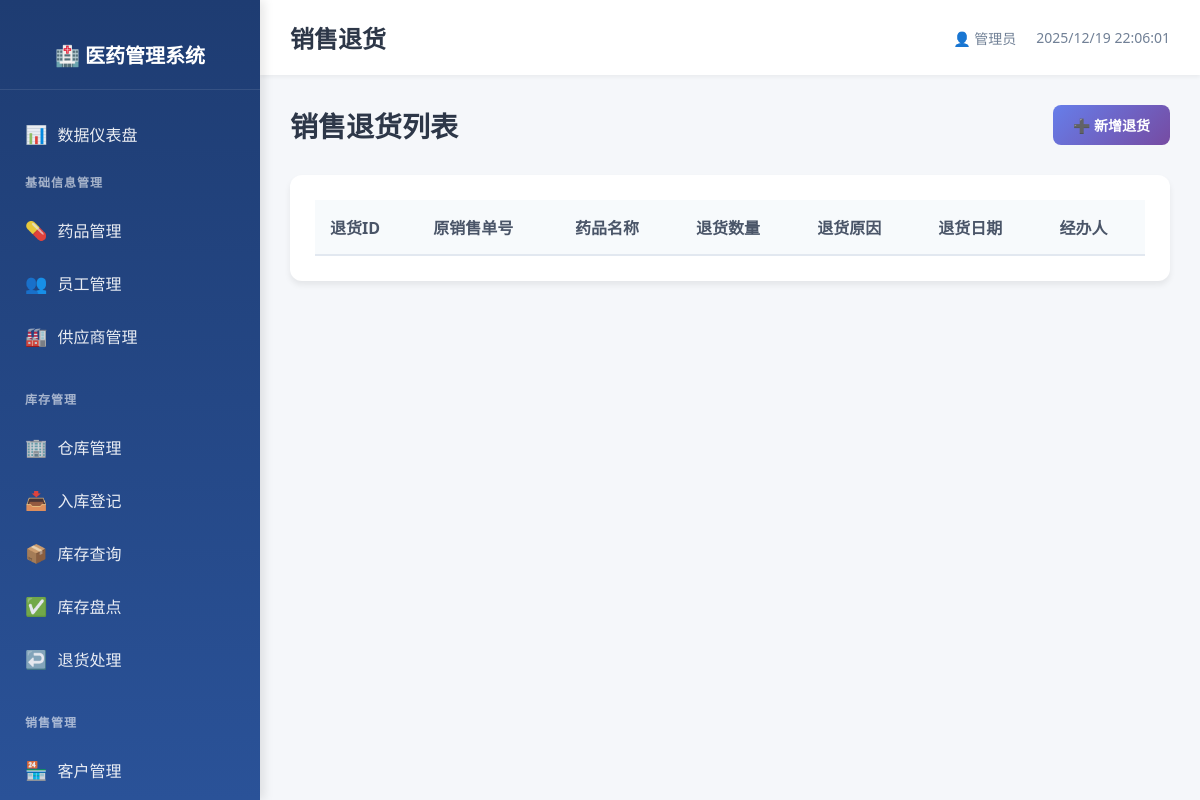
The page /sales/return on the database as committed earlier.
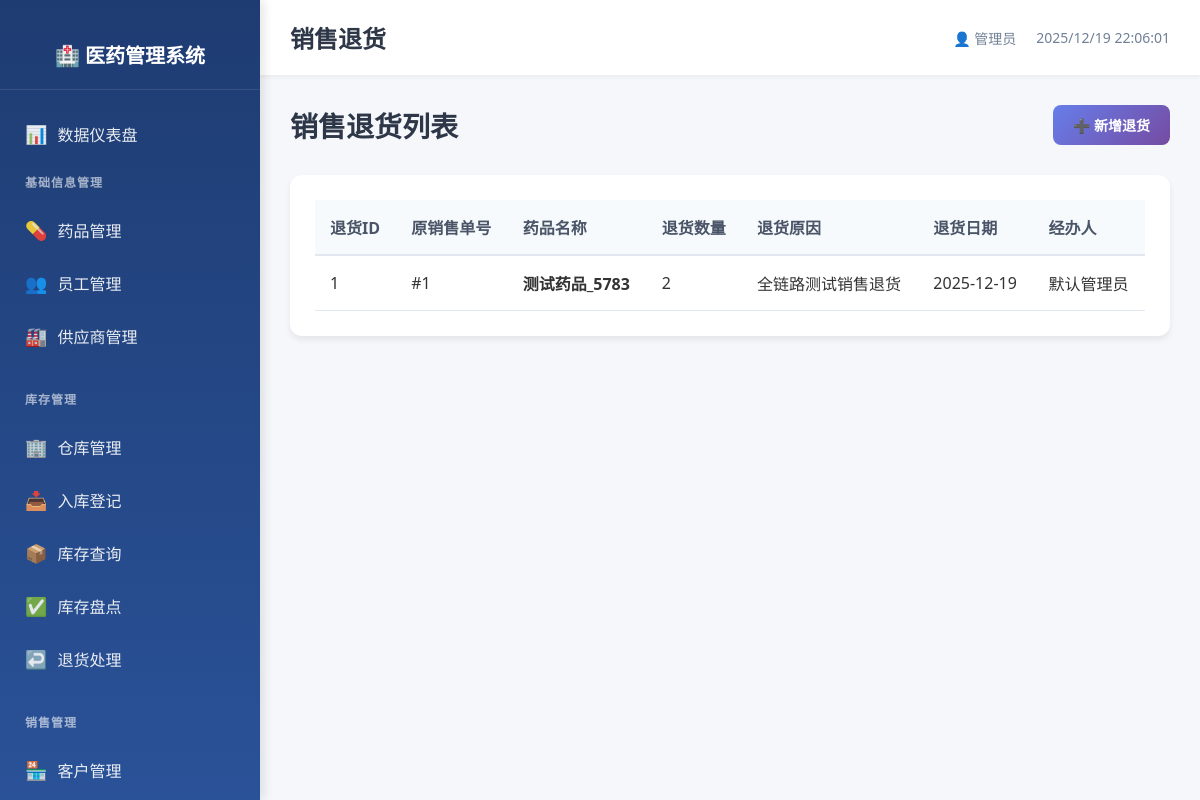
The same page on the database as committed later.
### models.py (models this page shows)
class SalesReturn(db.Model):
    __tablename__ = 'sales_return'
    sales_return_id = db.Column(db.Integer, primary_key=True, autoincrement=True)
    sales_id = db.Column(db.Integer, db.ForeignKey('sales.sales_id', ondelete='CASCADE'), nullable=False, index=True)
    quantity = db.Column(db.Integer, nullable=False)
    reason = db.Column(db.String(200))
    return_date = db.Column(db.Date, nullable=False, index=True)
    employee_id = db.Column(db.Integer, db.ForeignKey('employee_info.employee_id', ondelete='SET NULL'))
    create_time = db.Column(db.DateTime, default=datetime.now, nullable=False)

class Sales(db.Model):
    __tablename__ = 'sales'
    sales_id = db.Column(db.Integer, primary_key=True, autoincrement=True)
    drug_id = db.Column(db.Integer, db.ForeignKey('drug_info.drug_id', ondelete='CASCADE'), nullable=False, index=True)
    customer_id = db.Column(db.Integer, db.ForeignKey('customer_info.customer_id', ondelete='CASCADE'), nullable=False, index=True)
    quantity = db.Column(db.Integer, nullable=False)
    unit_price = db.Column(db.Numeric(10, 2), nullable=False)
    total_price = db.Column(db.Numeric(10, 2), nullable=False)
    sales_date = db.Column(db.Date, nullable=False, index=True)
    employee_id = db.Column(db.Integer, db.ForeignKey('employee_info.employee_id', ondelete='SET NULL'))
    create_time = db.Column(db.DateTime, default=datetime.now, nullable=False)

class DrugInfo(db.Model):
    __tablename__ = 'drug_info'
    drug_id = db.Column(db.Integer, primary_key=True, autoincrement=True)
    name = db.Column(db.String(100), nullable=False, index=True)
    spec = db.Column(db.String(100))
    manufacturer = db.Column(db.String(200))
    approval_number = db.Column(db.String(100), unique=True)
    category = db.Column(db.String(50))  # 处方/非处方
    unit = db.Column(db.String(20))
    purchase_price = db.Column(db.Numeric(10, 2), nullable=False)
    sale_price = db.Column(db.Numeric(10, 2), nullable=False)
    expiry_date = db.Column(db.Date)
    status = db.Column(db.String(20), default='在售', nullable=False)
    create_time = db.Column(db.DateTime, default=datetime.now, nullable=False)
    update_time = db.Column(db.DateTime, default=datetime.now, onupdate=datetime.now, nullable=False)

class EmployeeInfo(db.Model):
    __tablename__ = 'employee_info'
    employee_id = db.Column(db.Integer, primary_key=True, autoincrement=True)
    name = db.Column(db.String(100), nullable=False, index=True)
    department = db.Column(db.String(100))
    position = db.Column(db.String(100))
    phone = db.Column(db.String(20), unique=True)
    hire_date = db.Column(db.Date)
    account = db.Column(db.String(50), unique=True, nullable=False)
    password = db.Column(db.String(200), nullable=False)
    status = db.Column(db.String(20), default='在职', nullable=False)
    create_time = db.Column(db.DateTime, default=datetime.now, nullable=False)
    update_time = db.Column(db.DateTime, default=datetime.now, onupdate=datetime.now, nullable=False)

### routes/sales_mgmt.py (the view)
@sales_bp.route('/return')
def return_list():
    returns = db.session.query(SalesReturn, Sales, DrugInfo.name, EmployeeInfo.name).\
        join(Sales, SalesReturn.sales_id == Sales.sales_id).\
        join(DrugInfo, Sales.drug_id == DrugInfo.drug_id).\
        join(EmployeeInfo, SalesReturn.employee_id == EmployeeInfo.employee_id).all()
    return render_template('sales/return_list.html', returns=returns)

### templates/sales/return_list.html (shortened to what this page needs)
{% extends "base.html" %}
{% block page_title %}销售退货{% endblock %}
{% block content %}
<div class="page-header">
    <h2>销售退货列表</h2>
    <a href="{{ url_for('sales.return_add') }}" class="btn btn-primary">
        ➕ 新增退货
    </a>
</div>
<div class="table-card">
    <table class="data-table">
        <thead>
            <tr>
                <th>退货ID</th>
                <th>原销售单号</th>
                <th>药品名称</th>
                <th>退货数量</th>
                <th>退货原因</th>
                <th>退货日期</th>
                <th>经办人</th>
            </tr>
        </thead>
        <tbody>
            {% for sales_return, sale, drug_name, employee_name in returns %}
            <tr>
                <td>{{ sales_return.sales_return_id }}</td>
                <td>#{{ sale.sales_id }}</td>
                <td><strong>{{ drug_name }}</strong></td>
                <td>{{ sales_return.quantity }}</td>
                <td>{{ sales_return.reason or '-' }}</td>
                <td>{{ sales_return.return_date }}</td>
                <td>{{ employee_name }}</td>
            </tr>
            {% endfor %}
        </tbody>
    </table>
</div>
{% endblock %}

Rows that differ between the two databases and show on the page:
added SalesReturn: sales_return_id "1", sales_id "1", name "测试药品_5783", quantity "2", reason "全链路测试销售退货", return_date "2025-12-19", name "默认管理员"
